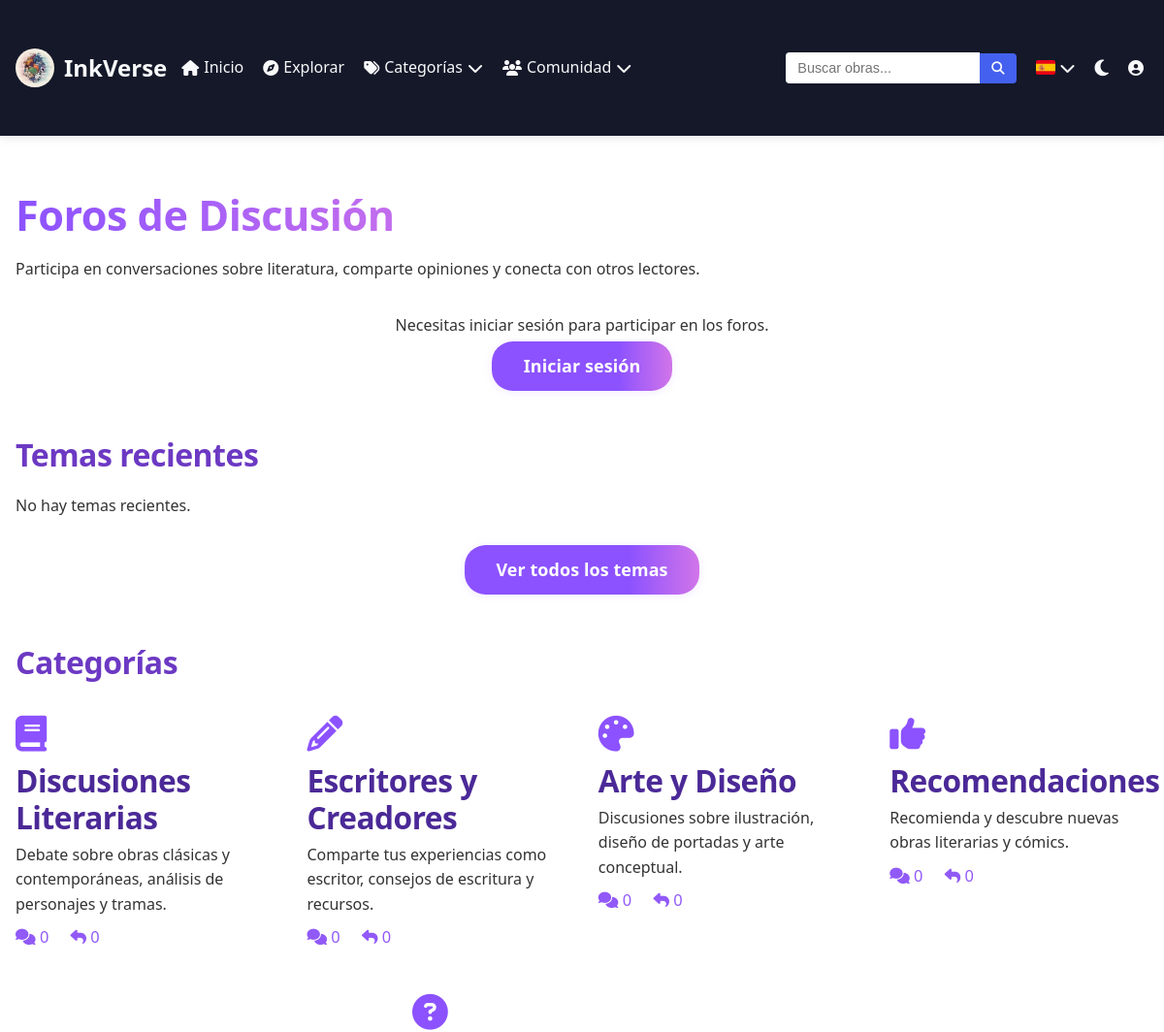
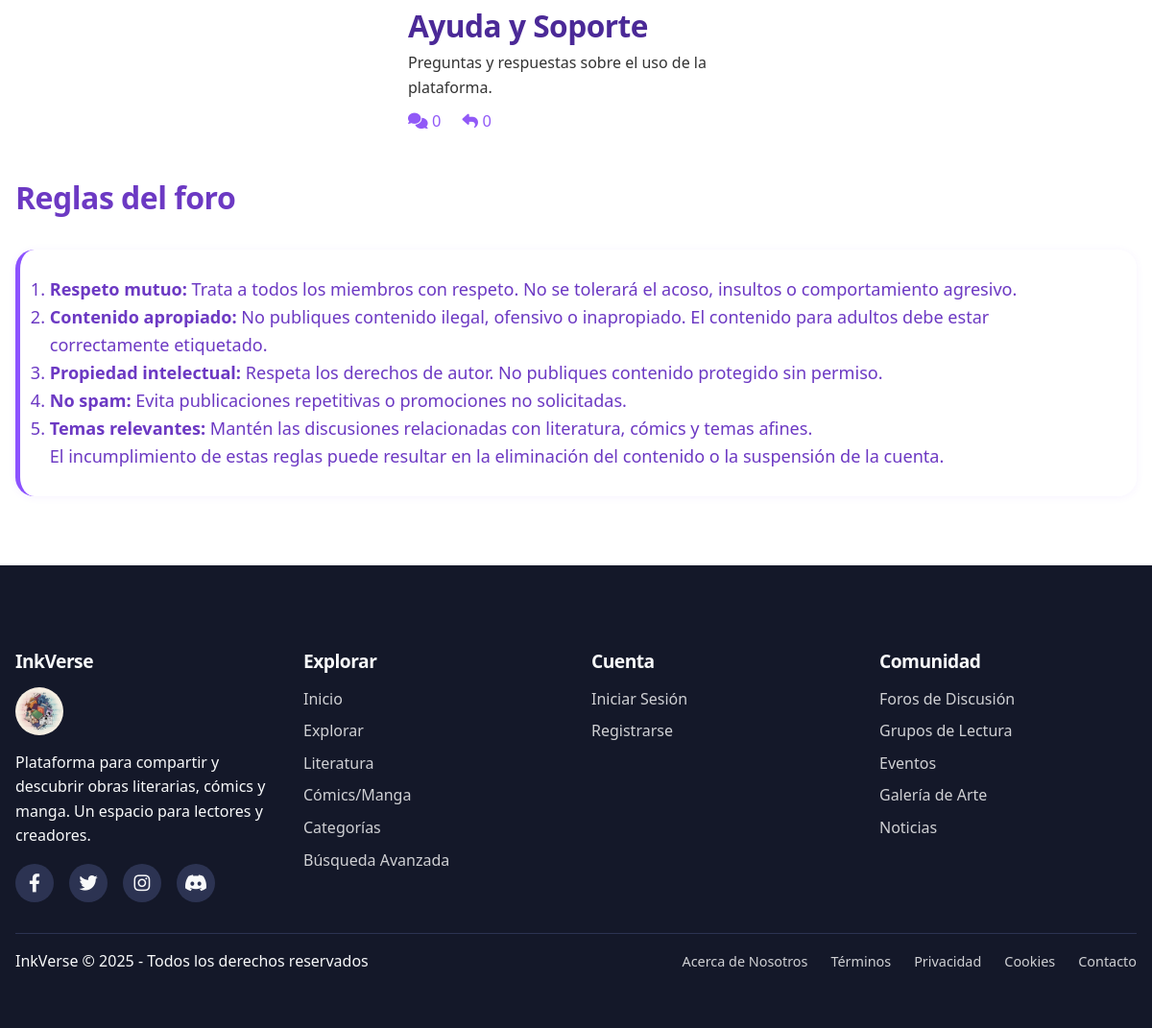
The app's page /comunidad/foros.php with its own data (2 pictures, top to bottom).
### tables this page shows
CREATE TABLE `categorias_foro` (
  `id` int(11) NOT NULL,
  `nombre` varchar(100) NOT NULL,
  `descripcion` text DEFAULT NULL,
  `icono` varchar(50) DEFAULT 'fa-comments',
  `orden` int(11) DEFAULT 0,
  `fecha_creacion` timestamp NOT NULL DEFAULT current_timestamp()
);

### comunidad/foros.php (the view, shortened to what this page needs)
<?php
include '../includes/header.php';
$usuario_logueado = isset($_SESSION['usuario_id']);
$sql_categorias = "SELECT cf.*,
                  (SELECT COUNT(*) FROM temas_foro WHERE categoria_id = cf.id) as total_temas,
                  (SELECT COUNT(*) FROM temas_foro tf JOIN respuestas_foro rf ON tf.id = rf.tema_id WHERE tf.categoria_id = cf.id) as total_respuestas
                  FROM categorias_foro cf
                  ORDER BY cf.orden";
$result_categorias = $conexion->query($sql_categorias);
$sql_temas_recientes = "SELECT tf.*, cf.nombre as categoria_nombre, u.usuario as autor_nombre,
                        (SELECT COUNT(*) FROM respuestas_foro WHERE tema_id = tf.id) as total_respuestas,
                        (SELECT MAX(fecha_creacion) FROM respuestas_foro WHERE tema_id = tf.id) as ultima_respuesta
                        FROM temas_foro tf
                        JOIN categorias_foro cf ON tf.categoria_id = cf.id
                        JOIN usuarios u ON tf.usuario_id = u.id
                        ORDER BY tf.ultima_actividad DESC
                        LIMIT 5";
$result_temas_recientes = $conexion->query($sql_temas_recientes);
?>
<link rel="stylesheet" href="<?php echo BASE_URL; ?>/css/comunidad.css">
<div class="container">
    <h1>Foros de Discusión</h1>
    <p class="mb-4">Participa en conversaciones sobre literatura, comparte opiniones y conecta con otros lectores.</p>
    <?php if ($usuario_logueado): ?>
        <div class="foro-acciones mb-4">
            <a href="<?php echo BASE_URL; ?>/comunidad/nuevo_tema.php" class="btn">
                <i class="fas fa-plus-circle"></i> Crear nuevo tema
            </a>
            <a href="<?php echo BASE_URL; ?>/comunidad/mis_temas.php" class="btn btn-outline">
                <i class="fas fa-list"></i> Mis temas
            </a>
        </div>
    <?php else: ?>
        <div class="text-center mt-3 mb-4">
            <p>Necesitas iniciar sesión para participar en los foros.</p>
            <a href="<?php echo BASE_URL; ?>/public/login.php" class="btn">Iniciar sesión</a>
        </div>
    <?php endif; ?>
    <div class="foro-seccion">
        <h2>Temas recientes</h2>
        <div class="temas-lista">
            <?php if ($result_temas_recientes && $result_temas_recientes->num_rows > 0): ?>
                <div class="temas-header">
                    <div class="tema-titulo">Tema</div>
                    <div class="tema-categoria">Categoría</div>
                    <div class="tema-autor">Autor</div>
                    <div class="tema-stats">Respuestas</div>
                    <div class="tema-actividad">Última actividad</div>
                </div>
                <?php while ($tema = $result_temas_recientes->fetch_assoc()): ?>
                    <div class="tema-item">
                        <div class="tema-titulo">
                            <a href="<?php echo BASE_URL; ?>/comunidad/tema.php?id=<?php echo $tema['id']; ?>">
                                <?php if ($tema['estado'] == 'destacado'): ?>
                                    <i class="fas fa-star tema-destacado" title="Tema destacado"></i>
                                <?php elseif ($tema['estado'] == 'cerrado'): ?>
                                    <i class="fas fa-lock tema-cerrado" title="Tema cerrado"></i>
                                <?php else: ?>
                                    <i class="fas fa-comments"></i>
                                <?php endif; ?>
                                <?php echo htmlspecialchars($tema['titulo']); ?>
                            </a>
                        </div>
                        <div class="tema-categoria">
                            <a href="<?php echo BASE_URL; ?>/comunidad/categoria_foro.php?id=<?php echo $tema['categoria_id']; ?>">
                                <?php echo htmlspecialchars($tema['categoria_nombre']); ?>
                            </a>
                        </div>
                        <div class="tema-autor">
                            <?php echo htmlspecialchars($tema['autor_nombre']); ?>
                        </div>
                        <div class="tema-stats">
                            <span title="Respuestas"><i class="fas fa-reply"></i> <?php echo $tema['total_respuestas']; ?></span>
                            <span title="Vistas"><i class="fas fa-eye"></i> <?php echo $tema['vistas']; ?></span>
                        </div>
                        <div class="tema-actividad">
                            <?php
                            $fecha_actividad = !empty($tema['ultima_respuesta']) ? $tema['ultima_respuesta'] : $tema['fecha_creacion'];
                            echo date('d/m/Y H:i', strtotime($fecha_actividad));
                            ?>
                        </div>
                    </div>
                <?php endwhile; ?>
            <?php else: ?>
                <p class="no-temas">No hay temas recientes.</p>
            <?php endif; ?>
        </div>
        <div class="text-center mt-3">
            <a href="<?php echo BASE_URL; ?>/comunidad/todos_temas.php" class="btn btn-outline">
                Ver todos los temas
            </a>
        </div>
    </div>
    <div class="foro-seccion mt-5">
        <h2>Categorías</h2>
        <div class="categorias-foro">
            <?php if ($result_categorias && $result_categorias->num_rows > 0): ?>
                <?php while ($categoria = $result_categorias->fetch_assoc()): ?>
                    <div class="categoria-foro-card">
                        <div class="categoria-foro-icon">
                            <i class="fas <?php echo htmlspecialchars($categoria['icono']); ?>"></i>
                        </div>
                        <div class="categoria-foro-content">
                            <h3>
                                <a href="<?php echo BASE_URL; ?>/comunidad/categoria_foro.php?id=<?php echo $categoria['id']; ?>">
                                    <?php echo htmlspecialchars($categoria['nombre']); ?>
                                </a>
                            </h3>
                            <p><?php echo htmlspecialchars($categoria['descripcion']); ?></p>
                        </div>
                        <div class="categoria-foro-stats">
                            <span title="Temas"><i class="fas fa-comments"></i> <?php echo $categoria['total_temas']; ?></span>
                            <span title="Respuestas"><i class="fas fa-reply"></i> <?php echo $categoria['total_respuestas']; ?></span>
                        </div>
                    </div>
                <?php endwhile; ?>
            <?php else: ?>
                <p class="no-categorias">No hay categorías disponibles.</p>
            <?php endif; ?>
        </div>
    </div>
    <div class="foro-seccion mt-5">
        <h2>Reglas del foro</h2>
        <div class="reglas-foro">
            <ol>
                <li><strong>Respeto mutuo:</strong> Trata a todos los miembros con respeto. No se tolerará el acoso, insultos o comportamiento agresivo.</li>
                <li><strong>Contenido apropiado:</strong> No publiques contenido ilegal, ofensivo o inapropiado. El contenido para adultos debe estar correctamente etiquetado.</li>
                <li><strong>Propiedad intelectual:</strong> Respeta los derechos de autor. No publiques contenido protegido sin permiso.</li>
                <li><strong>No spam:</strong> Evita publicaciones repetitivas o promociones no solicitadas.</li>
                <li><strong>Temas relevantes:</strong> Mantén las discusiones relacionadas con literatura, cómics y temas afines.</li>
            </ol>
            <p>El incumplimiento de estas reglas puede resultar en la eliminación del contenido o la suspensión de la cuenta.</p>
        </div>
    </div>
</div>
<?php include '../includes/footer.php'; ?>

### records on screen
categorias_foro: nombre "Discusiones Literarias", descripcion "Debate sobre obras clásicas y contemporáneas, análisis de personajes y tramas.", total_temas "0", total_respuestas "0"
categorias_foro: nombre "Escritores y Creadores", descripcion "Comparte tus experiencias como escritor, consejos de escritura y recursos.", total_temas "0", total_respuestas "0"
categorias_foro: nombre "Arte y Diseño", descripcion "Discusiones sobre ilustración, diseño de portadas y arte conceptual.", total_temas "0", total_respuestas "0"
categorias_foro: nombre "Recomendaciones", descripcion "Recomienda y descubre nuevas obras literarias y cómics.", total_temas "0", total_respuestas "0"
categorias_foro: nombre "Ayuda y Soporte", descripcion "Preguntas y respuestas sobre el uso de la plataforma.", total_temas "0", total_respuestas "0"

### other values on screen
$TEXTOS['inicio'] "Inicio"
$TEXTOS['explorar'] "Explorar"
$TEXTOS['categorias'] "Categorías"
$TEXTOS['comunidad'] "Comunidad"
